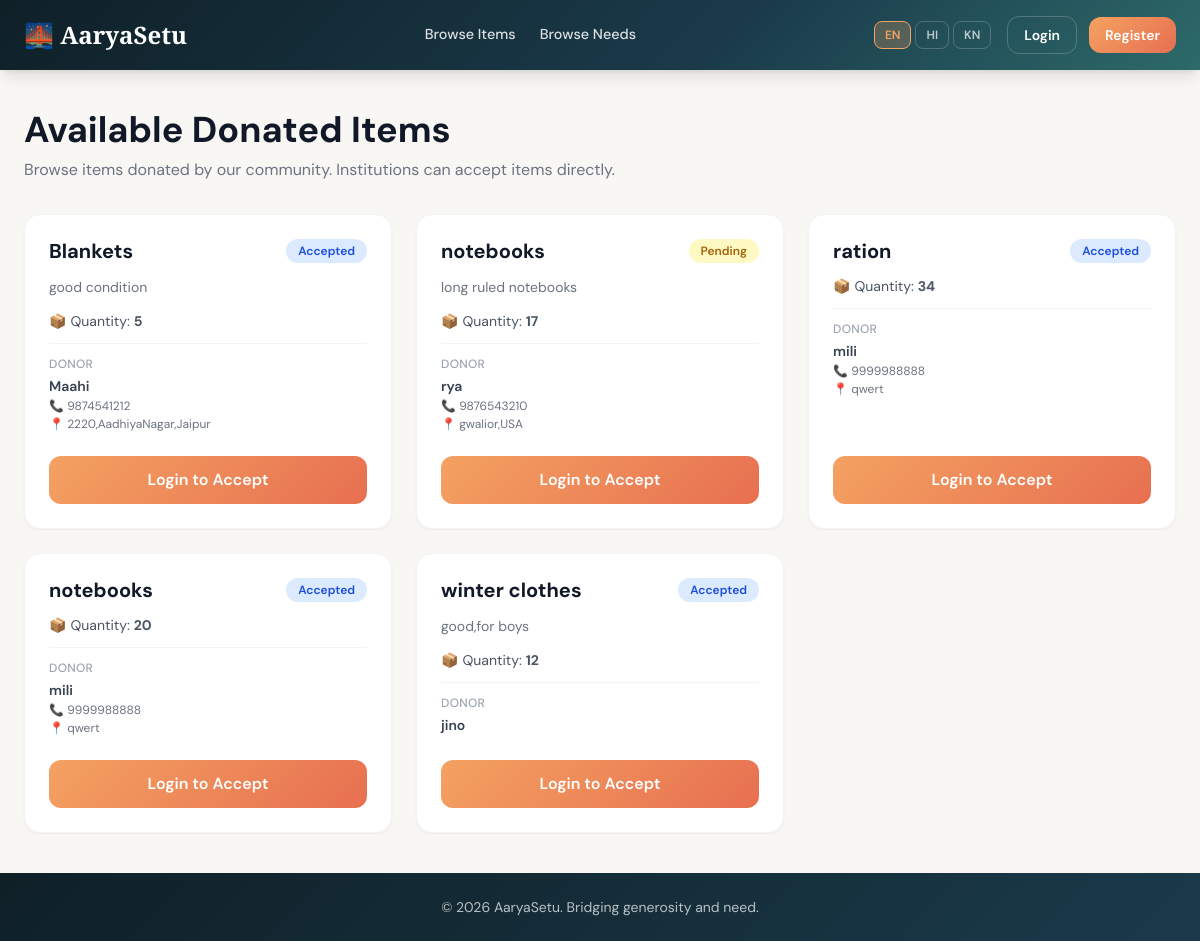
Page /browse_items on the committed database.
### app/models.py (models this page shows, shortened)
class AvailableItem(db.Model):
    id = db.Column(db.Integer, primary_key=True)
    item_name = db.Column(db.String(100), nullable=False)
    description = db.Column(db.Text, nullable=True)
    quantity = db.Column(db.Integer, nullable=False)
    status = db.Column(db.String(20), default='Pending')
    user_id = db.Column(db.Integer, db.ForeignKey('user.id'), nullable=False)
    created_at = db.Column(db.DateTime, default=datetime.utcnow)
    donor = db.relationship('User', backref='posted_items')

class User(UserMixin, db.Model):
    id = db.Column(db.Integer, primary_key=True)
    name = db.Column(db.String(100), nullable=False)
    email = db.Column(db.String(120), unique=True, nullable=False)
    password_hash = db.Column(db.String(256), nullable=False)
    role = db.Column(db.String(20), nullable=False)
    address = db.Column(db.String(300), nullable=True)
    phone = db.Column(db.String(20), nullable=True)
    is_admin = db.Column(db.Boolean, default=False)

### app/routes.py (the view)
@bp.route('/browse_items')
def browse_items():
    items = AvailableItem.query.order_by(AvailableItem.created_at.desc()).all()
    return render_template('browse_items.html', items=items)

### app/__init__.py (called while the page is built)
def get_locale():
    return session.get('lang', 'en')

### app/i18n.py (called while the page is built)
def _lang():
    lang = session.get('lang', 'en')
    return lang if lang in SUPPORTED else 'en'

def t(key, **kwargs):
    lang = _lang()
    entry = TRANSLATIONS.get(key, {})
    text = entry.get(lang) or entry.get('en') or key
    if kwargs:
        return text.format(**kwargs)
    return text

def t_status(status):
    key = STATUS_MAP.get(status)
    return t(key) if key else status

### app/templates/browse_items.html (shortened to what this page needs)
{% extends "layout.html" %}
{% block content %}
<div class="max-w-7xl mx-auto px-6 py-10">
  <h2 class="text-4xl font-bold text-gray-900 mb-2">{{ t('items_title') }}</h2>
  <p class="text-gray-500 mb-8">{{ t('items_subtitle') }}</p>
  {% if items | length == 0 %}
    <div class="text-center py-24">
      <p class="text-6xl mb-4">📦</p>
      <p class="text-2xl font-semibold text-gray-600">{{ t('no_items') }}</p>
      <p class="mt-2 text-gray-400">{{ t('no_items_hint') }}</p>
    </div>
  {% else %}
    <div class="grid grid-cols-1 md:grid-cols-2 lg:grid-cols-3 gap-6">
      {% for item in items %}
      <div class="bg-white rounded-2xl shadow-sm border border-gray-100 flex flex-col overflow-hidden hover:shadow-md transition-shadow">
        <div class="p-6 flex-1">
          <div class="flex items-start justify-between mb-3">
            <h3 class="text-xl font-bold text-gray-900 leading-tight">{{ item.item_name }}</h3>
            <span class="ml-3 shrink-0 px-3 py-1 rounded-full text-xs font-semibold
              {% if item.status == 'Pending' %}bg-yellow-100 text-yellow-700
              {% elif item.status == 'Accepted' %}bg-blue-100 text-blue-700
              {% else %}bg-green-100 text-green-700{% endif %}">
              {{ t_status(item.status) }}
            </span>
          </div>
          {% if item.description %}
            <p class="text-gray-500 text-sm mb-3 leading-relaxed">{{ item.description }}</p>
          {% endif %}
          <div class="flex items-center gap-1 text-sm text-gray-600 mb-2">
            <span>📦</span>
            <span>{{ t('quantity') }}: <strong>{{ item.quantity }}</strong></span>
          </div>
          <div class="mt-3 pt-3 border-t border-gray-100">
            <p class="text-xs text-gray-400 font-medium uppercase tracking-wide mb-1">{{ t('donor') }}</p>
            <p class="text-sm font-semibold text-gray-700">{{ item.donor.name }}</p>
            {% if item.donor.phone %}
              <p class="text-xs text-gray-500 mt-0.5">📞 {{ item.donor.phone }}</p>
            {% endif %}
            {% if item.donor.address %}
              <p class="text-xs text-gray-500 mt-0.5">📍 {{ item.donor.address }}</p>
            {% endif %}
          </div>
        </div>
        <div class="px-6 pb-6">
          {% if current_user.is_authenticated and current_user.role == 'institution' %}
            <a href="{{ url_for('main.accept_item', item_id=item.id) }}"
               class="block w-full text-center py-3 rounded-xl text-white font-semibold transition hover:scale-105"
               style="background:linear-gradient(135deg,#2d6a6a,#1a3a4a)">
              {{ t('accept_item') }}
            </a>
          {% elif not current_user.is_authenticated %}
            <a href="{{ url_for('main.login') }}"
               class="block w-full text-center py-3 rounded-xl text-white font-semibold transition hover:scale-105"
               style="background:linear-gradient(135deg,#f4a261,#e76f51)">
              {{ t('login_to_accept') }}
            </a>
          {% else %}
            <div class="w-full text-center py-3 rounded-xl text-sm text-gray-400 bg-gray-50">
              {{ t('only_inst_accept') }}
            </div>
          {% endif %}
        </div>
      </div>
      {% endfor %}
    </div>
  {% endif %}
</div>
{% endblock %}

### app/templates/layout.html (shortened to what this page needs)
<!DOCTYPE html>
<html lang="{{ current_lang }}">
<head>
  <script src="https://cdn.tailwindcss.com"></script>
  <link rel="stylesheet" href="{{ url_for('static', filename='css/style.css') }}">
</head>
<body class="min-h-screen flex flex-col">
  <nav class="sticky top-0 z-50 shadow-lg"
       style="background:linear-gradient(135deg,#0f2027 0%,#1a3a4a 60%,#2d6a6a 100%)">
    <div class="max-w-7xl mx-auto px-6 py-4 flex items-center justify-between">
      <a href="{{ url_for('main.home') }}"
         class="brand-font text-2xl font-bold text-white hover:text-amber-300 transition">
        🌉 AaryaSetu
      </a>
      <div class="hidden md:flex items-center gap-6">
        <a href="{{ url_for('main.browse_items') }}" class="nav-link">{{ t('browse_items') }}</a>
        <a href="{{ url_for('main.browse_needs') }}" class="nav-link">{{ t('browse_needs') }}</a>
      </div>
      <div class="flex items-center gap-2 sm:gap-3">
        <div class="flex items-center gap-1 mr-1">
          {% for lang in supported_langs %}
            <a href="{{ url_for('main.set_lang', lang=lang) }}"
               class="lang-btn {% if current_lang == lang %}active{% endif %}"
               title="{{ lang_labels[lang] }}">
              {{ lang | upper }}
            </a>
          {% endfor %}
        </div>
        {% if current_user.is_authenticated %}
          <a href="{{ url_for('main.profile') }}"
             class="flex items-center gap-2 px-3 py-1.5 rounded-xl transition hover:bg-white/10">
            <span class="w-8 h-8 rounded-full flex items-center justify-center text-sm font-bold text-white"
                  style="background:linear-gradient(135deg,#f4a261,#e76f51)">
              {{ current_user.name[0].upper() }}
            </span>
            <span class="text-white text-sm font-medium hidden sm:inline">
              {{ current_user.name.split()[0] }}
            </span>
          </a>
          <a href="{{ url_for('main.logout') }}"
             class="text-white/60 hover:text-white text-sm transition hidden sm:inline">
            {{ t('logout') }}
          </a>
        {% else %}
          <a href="{{ url_for('main.login') }}"
             class="px-4 py-2 rounded-xl text-white text-sm font-semibold transition hover:bg-white/10 border border-white/20">
            {{ t('login') }}
          </a>
          <a href="{{ url_for('main.register') }}"
             class="px-4 py-2 rounded-xl text-white text-sm font-semibold transition hover:scale-105 btn-glow"
             style="background:linear-gradient(135deg,#f4a261,#e76f51)">
            {{ t('register') }}
          </a>
        {% endif %}
      </div>
    </div>
  </nav>
  <main class="flex-1">
    {% block content %}{% endblock %}
  </main>
  <footer class="text-center py-6 text-white/70 text-sm"
          style="background:linear-gradient(135deg,#0f2027,#1a3a4a)">
    © 2026 AaryaSetu. {{ t('footer_tagline') }}
  </footer>
</body>
</html>

### app/static/css/style.css (style rules this page uses)
body { -webkit-font-smoothing: antialiased; -moz-osx-font-smoothing: grayscale; }
main { animation: fadeIn 0.3s ease; }

### app/templates/layout.html (style rules this page uses)
body { font-family: 'DM Sans', sans-serif; background-color: #f8f7f4; color: #1f2937; }
.brand-font { font-family: 'Playfair Display', Georgia, serif; }
.nav-link { color: rgba(255,255,255,0.85); font-weight: 500; font-size: 0.9rem; transition: color 0.2s; }
.lang-btn { padding: 4px 10px; border-radius: 8px; font-size: 0.75rem; font-weight: 600; transition: all 0.2s; border: 1px solid rgba(255,255,255,0.2); color: rgba(255,255,255,0.7); }
.lang-btn.active { background: rgba(244,162,97,0.25); border-color: #f4a261; color: #f4a261; }

### rows in the picture
AvailableItem: item_name "Blankets", status "Accepted", description "good condition", t "Quantity", quantity "5", t "DONOR", donor.name "Maahi", donor.phone "9874541212", donor.address "2220,AadhiyaNagar,Jaipur", t "Login to Accept"
AvailableItem: item_name "notebooks", status "Pending", description "long ruled notebooks", t "Quantity", quantity "17", t "DONOR", donor.name "rya", donor.phone "9876543210", donor.address "gwalior,USA", t "Login to Accept"
AvailableItem: item_name "ration", status "Accepted", t "Quantity", quantity "34", t "DONOR", donor.name "mili", donor.phone "9999988888", donor.address "qwert", t "Login to Accept"
AvailableItem: item_name "notebooks", status "Accepted", t "Quantity", quantity "20", t "DONOR", donor.name "mili", donor.phone "9999988888", donor.address "qwert", t "Login to Accept"
AvailableItem: item_name "winter clothes", status "Accepted", description "good,for boys", t "Quantity", quantity "12", t "DONOR", donor.name "jino", t "Login to Accept"

### other values in the picture
{{ t('browse_items') }} "Browse Items"
{{ t('browse_needs') }} "Browse Needs"
{{ lang | upper }} "EN" "HI" "KN"
{{ t('login') }} "Login"
{{ t('register') }} "Register"
{{ t('items_title') }} "Available Donated Items"
{{ t('items_subtitle') }} "Browse items donated by our community. Institutions can accept items directly."
{{ t('footer_tagline') }} "Bridging generosity and need."
